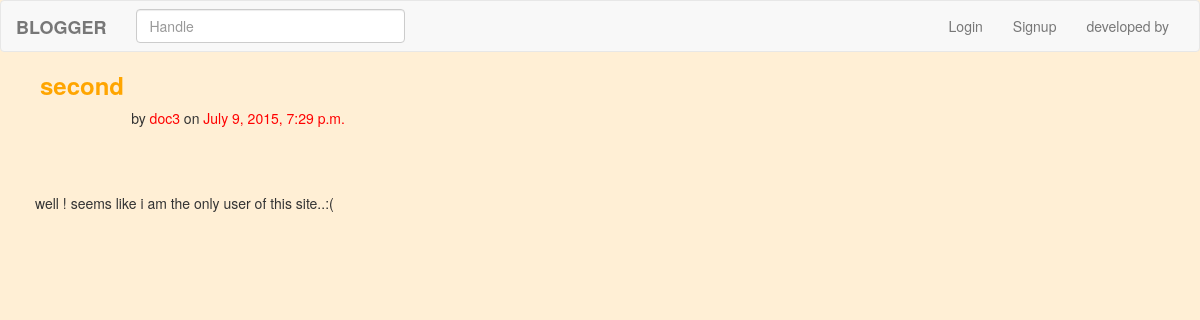
The page /blogs/read_blog/second on the database its author committed.
### blogs/models.py (models this page shows)
class Post(models.Model):
	title = models.CharField(max_length=64,unique=True)
	date = models.DateTimeField()
	author = models.ForeignKey(Author)
	body = models.TextField()
 	slug=models.SlugField()
 	def save(self,* args, **kwargs) :
		self.slug=slugify(self.title)
		super(Post,self).save(*args, **kwargs)
	def __str__(self):
		return "%s" % (self.title)

class Author(models.Model):
	user = models.OneToOneField(User)
	handle=models.CharField(max_length=30,primary_key=True)
	image=models.ImageField(null=True)
	def __str__(self):
		return "%s" %(self.user.username)

### blogs/views.py (the view)
# urls.py: url(r'^read_blog/(?P<blg>[\w\-]+)$',views.read_blog,name='read_blog'),
def read_blog(request,blg) :
	if blg:
		blog=Post.objects.get(slug=blg)
		return render(request,'read_blog.html',{'blog':blog})
	else :
		return index(request)

### templates/read_blog.html (shortened to what this page needs)
{% extends 'base.html' %}
{% load staticfiles %}
{% block block1 %}
	<h3 style="margin-left:40px ; color:orange"><b> {{ blog.title }} </b> </h3>
			<p style="display:inline ; margin-left:100px ; "> &nbsp; &nbsp; &nbsp; &nbsp;
			by	<p style="color:red ; display:inline">{{ blog.author.handle }} </p>
			 		on  <p style="color:red ; display:inline">{{ blog.date }}</p>
			</p>
<div id="blog_body" style="margin-left:20px;margin-top:50px;border:0px solid #D3D3D3;margin-right:20px;padding:15px;">
<p>
{{ blog.body|safe }}
</p>
</div>
{% endblock %}

### rows shown on the page
Post: title "second", author.handle "doc3", date "July 9, 2015, 7:29 p.m.", body "well ! seems like i am the only user of this site..:("
